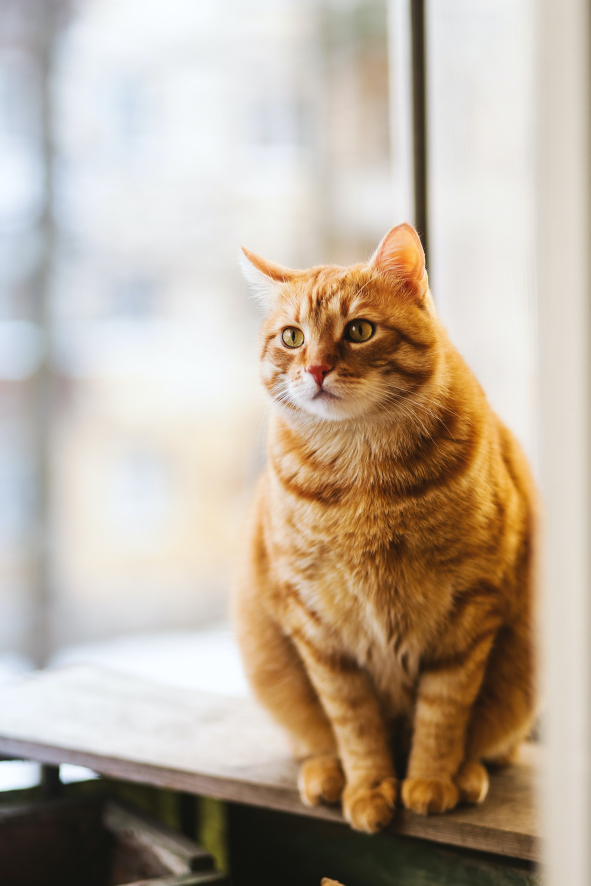
#> input picture Opencv/cat.jpg, 1771 x 2657 px (shown at 1/3 size)
$ python 'Essential Function in Opencv.py'
#> lines starting #> are read from the running program, lines starting #| are printed output that depends on the picture
import cv2 as cv

img = cv.imread('cat.jpg')
#> img is the input picture: shape (2657, 1771, 3); mean B, G, R 157.9, 174.2, 188.7
def rescaleFrame (frame,scale=0.20):
#> called with scale = 0.2
    width = int(frame.shape[1] * scale)
#> width = 354
    height = int(frame.shape[0] * scale)
#> height = 531
    dimensions = (width,height)
#> dimensions = (354, 531)

    return  cv.resize(frame, dimensions, interpolation = cv.INTER_AREA)
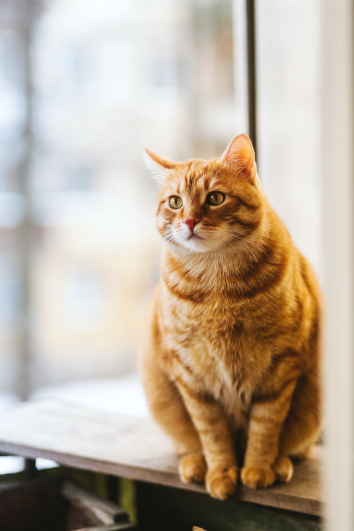
#> returned value: shape (531, 354, 3); mean of channels 0, 1, 2 157.9, 174.2, 188.7; drawn as B, G, R

resized_img = rescaleFrame(img)
cv.imshow('Image',resized_img)
# Converting to grayscale
gray = cv.cvtColor(resized_img,cv.COLOR_BGR2GRAY)
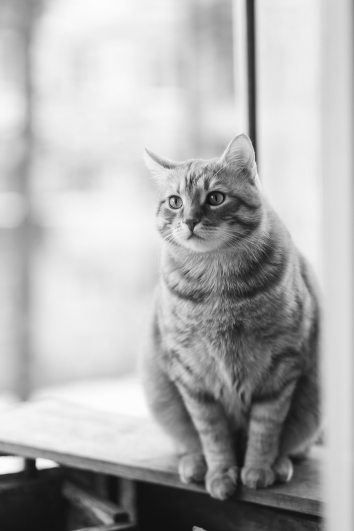
#> gray: shape (531, 354); min 16, max 252, mean 176.7
cv.imshow("Gray",gray)

#Blur the image
blur =cv.GaussianBlur(resized_img,(3,3),cv.BORDER_DEFAULT)
cv.imshow("Blur",blur)

#Edge Cascade
canny = cv.Canny(blur,125,175)
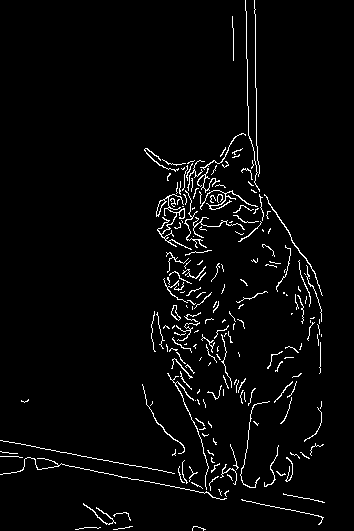
#> canny: shape (531, 354); 3.3% white in thin lines or dots
cv.imshow("Canny Edges",canny)

#Dilating the image

dilated = cv.dilate(canny,(3,3), iterations=1)
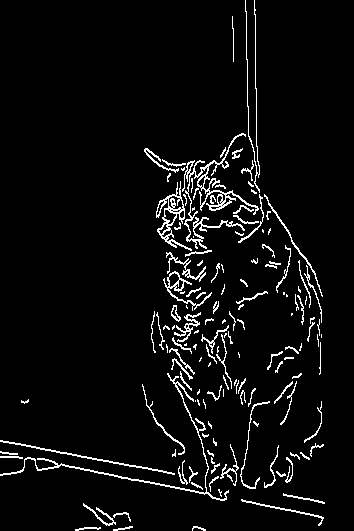
#> dilated: shape (531, 354); 5% white in thin lines or dots
cv.imshow("Dilated img",dilated)

#Eroding
eroded = cv.erode(dilated,(3,3),iterations=1)
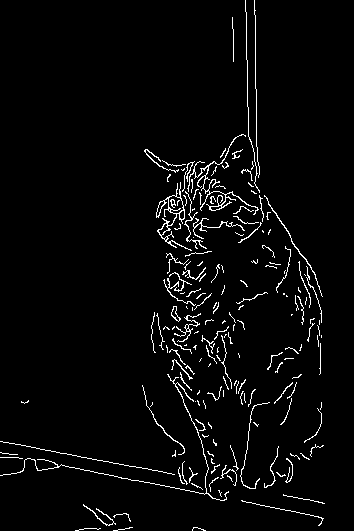
#> eroded: shape (531, 354); 3.3% white in thin lines or dots
cv.imshow("eroded",eroded)

#Resize and crop
resize = cv.resize(img,(500,500), interpolation=cv.INTER_CUBIC)
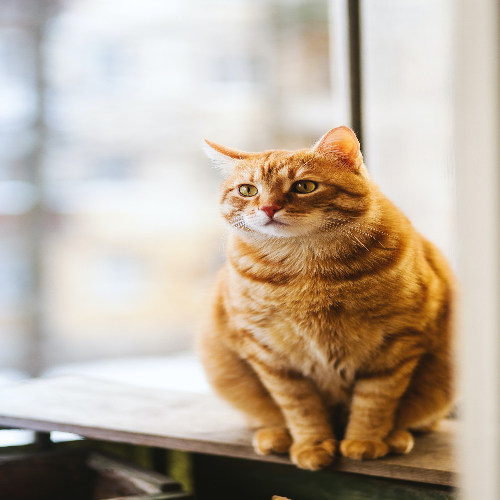
#> resize: shape (500, 500, 3); mean B, G, R 157.9, 174.2, 188.6
cv.imshow("Resize",resize)

#croping
cropped = img[50:200 , 200:400]
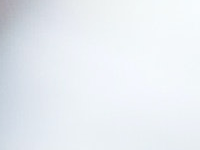
#> cropped: shape (150, 200, 3); mean B, G, R 242.4, 237, 232.2
cv.imshow("Crooped",cropped)


cv.waitKey(0)
